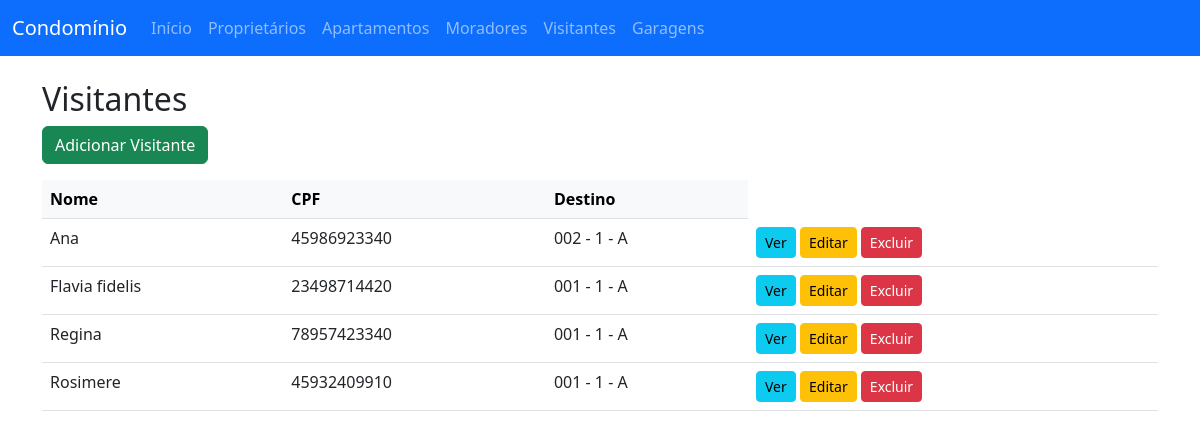
The app's page /visitantes/, older data.
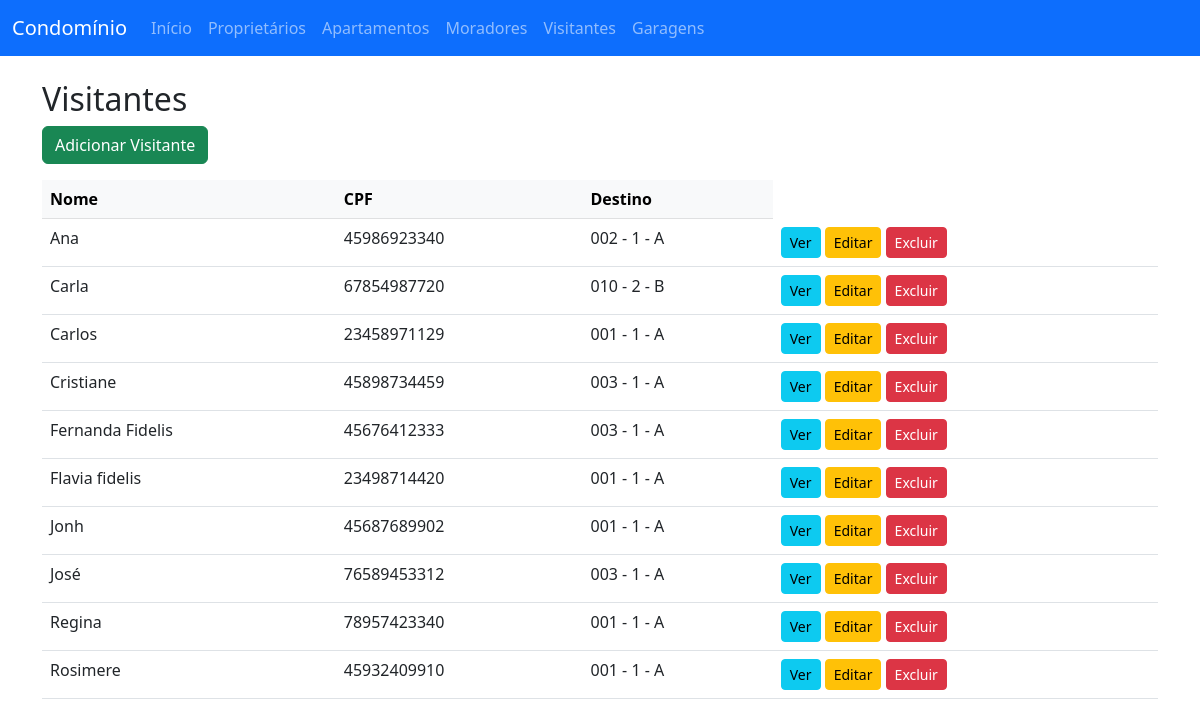
The same page, newer data.
### visitantes/models.py (models this page shows, shortened)
class Visitante(models.Model):
    nome = models.CharField(max_length=100)
    cpf = models.CharField(max_length=14)
    data_entrada = models.DateTimeField(auto_now_add=True)
    data_saida = models.DateTimeField(null=True, blank=True)
    autorizado_por = models.ForeignKey(Morador, on_delete=models.CASCADE)
    destino = models.ForeignKey(Apartamento, on_delete=models.CASCADE)

### apartamentos/models.py (models this page shows)
class Apartamento(models.Model):
    numero = models.CharField(max_length=10, verbose_name="Número do Apartamento")
    andar = models.IntegerField(blank=True, null=True, verbose_name="Andar")
    bloco = models.CharField(max_length=10, verbose_name="Bloco/Torre")
    status = models.BooleanField(default=True, verbose_name="Status")
    proprietario = models.ForeignKey(Proprietario, on_delete=models.SET_NULL,
                   null=True,
                   blank=True,
                   related_name="proprietario_apartamento")
    data_criacao = models.DateTimeField(auto_now_add=True)
    data_atualizacao = models.DateTimeField(auto_now=True)
    class Meta:
        verbose_name = "Apartamento"
        verbose_name_plural = "Apartamentos"
        ordering = ["andar", "numero"]
        constraints = [
        models.UniqueConstraint(fields=['numero', 'bloco'], name='unique_numero_bloco')
    ]
    def __str__(self):
        bloco_str = f" - {self.bloco}" if self.bloco else ""
        andar_str = f" - {self.andar}" if self.andar else ""
        return f"{self.numero}{andar_str}{bloco_str}"

### visitantes/views.py (the view)
# urls.py: path('', VisitanteListView.as_view(), name='visitante_list'),
class VisitanteListView(ListView):
    model = Visitante
    template_name = 'visitantes/visitante_list.html'
    context_object_name = 'visitantes'
    ordering = ['nome'] # Ordena por nome

### visitantes/templates/visitantes/visitante_list.html (shortened to what this page needs)
{% extends 'visitantes/base.html' %}
{% block content %}
<h2>Visitantes</h2>
<a href="{% url 'visitante_create' %}" class="btn btn-success mb-3">Adicionar Visitante</a>
<table class="table table-hover">
    <thead class="table-light">
        <tr>
            <th>Nome</th>
            <th>CPF</th>
            <th>Destino</th>
        </tr>
    </thead>
    <tbody>
    {% for visitante in visitantes %}
        <tr>
            <td>{{ visitante.nome }} </td>
            <td>{{ visitante.cpf }}</td>
            <td>{{ visitante.destino }}</td>
            <td>
                <a class="btn btn-sm btn-info" href="{% url 'visitante_detail' visitante.pk %}">Ver</a>
                <a class="btn btn-sm btn-warning" href="{% url 'visitante_update' visitante.pk %}">Editar</a>
                <a class="btn btn-sm btn-danger" href="{% url 'visitante_delete' visitante.pk %}">Excluir</a>
            </td>
        </tr>
    {% empty %}
        <tr><td colspan="4">Nenhum Visitante cadastrado.</td></tr>
    {% endfor %}
    </tbody>
</table>
{% endblock %}

Row changes from the older to the newer data that the page shows:
added Visitante: nome "Carla", cpf "67854987720", destino "010 - 2 - B"
added Visitante: nome "Carlos", cpf "23458971129", destino "001 - 1 - A"
added Visitante: nome "Cristiane", cpf "45898734459", destino "003 - 1 - A"
added Visitante: nome "Fernanda Fidelis", cpf "45676412333", destino "003 - 1 - A"
added Visitante: nome "Jonh", cpf "45687689902", destino "001 - 1 - A"
added Visitante: nome "José", cpf "76589453312", destino "003 - 1 - A"
